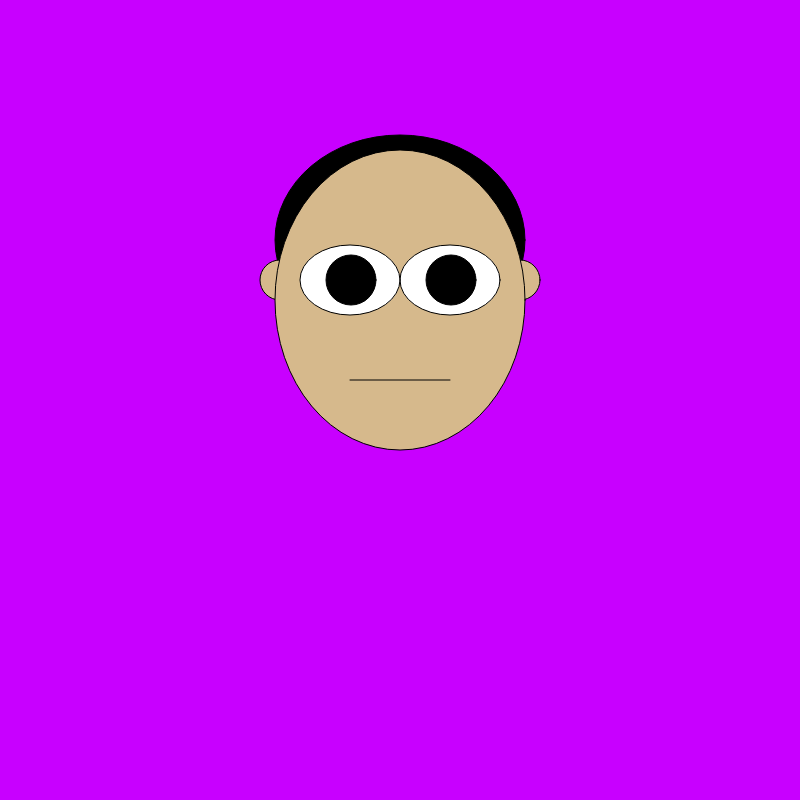
Frame 1 (no input)
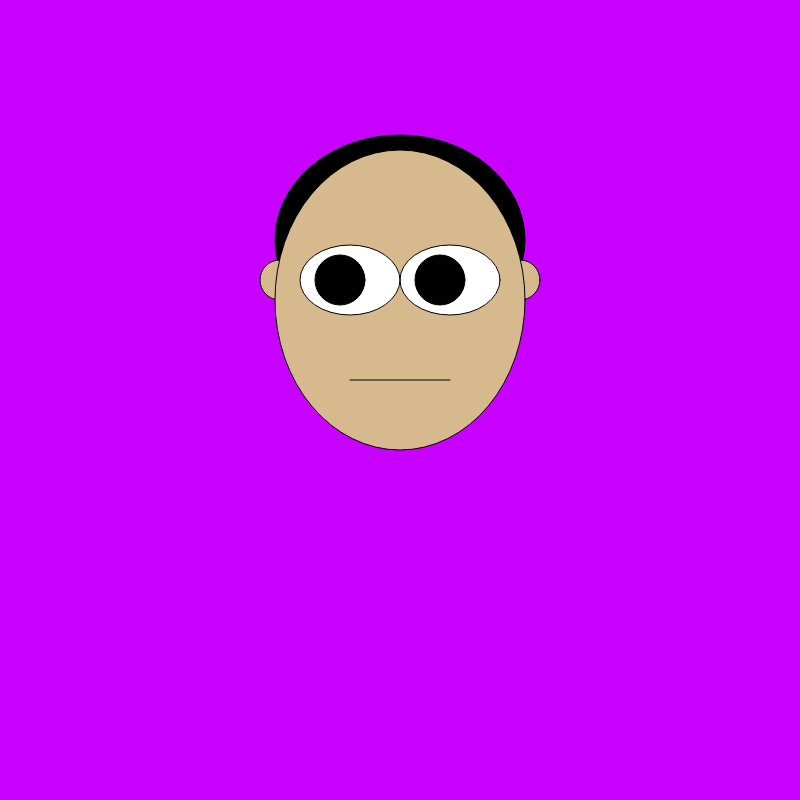
Frame 60 (no input)
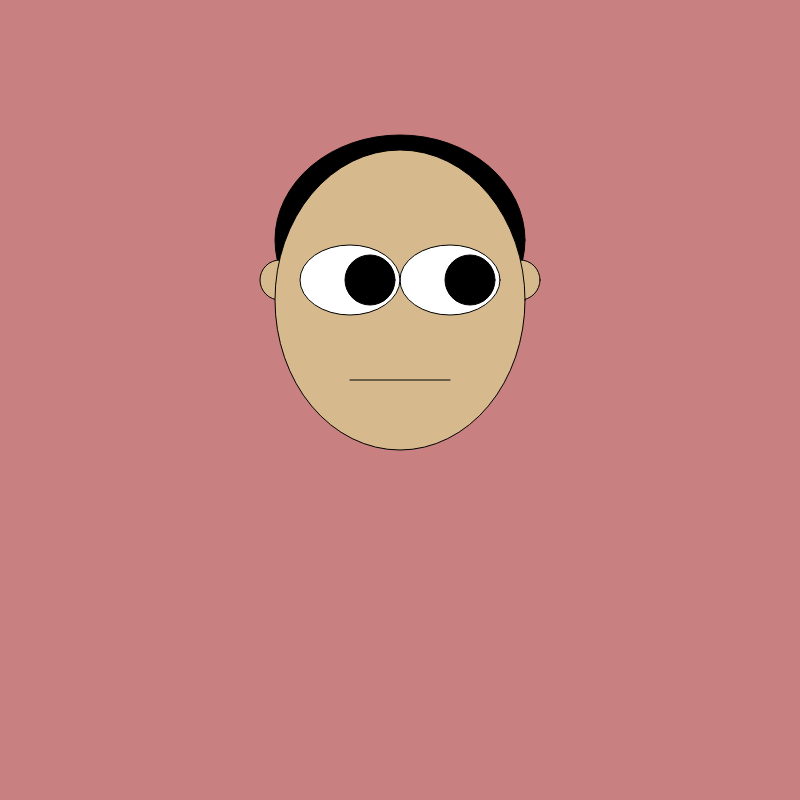
Frame 120 (the mouse pressed at the canvas centre since frame 60)

The p5.js sketch that drew these frames (run headless with seeded random() and noise() and a simulated clock; from frame 60 on, the mouse is pressed at the canvas centre):

// p5.js sketch
// ── sketch.js
function setup() {
    createCanvas(800,800);
    frameRate(30);
}

// X coordinate variables for pupils & direction

var pupilRX = 350;
var pupilLX = 450;
var direction = 1;

function draw(){

    // Declare vairables

    var bg = 200;
    var headX = 400, headY = 300, headW = 250, headH = headW+50;

    var hairX = 400, hairY = 240, hairW = 250, hairH = 210;

    var eyesRX = 450, eyesRY = 280, eyesRW = 50, eyesRH = 35, pupilRH = 50;
    var eyesLX = 350, eyesLY = 280, eyesLW = 50, eyesLH = 35, pupilLH = 50;

    var earLX = 280, earLY = 280, earLW = 40, earLH = 40;
    var earRX = 520, earRY = 280, earRW = 40, earRH = 40;

    var mouthX = 450, mouthY = 380, mouthW = 350, mouthH = 380;

    var earColor = "rgb(214,185,140)", eyeColor = "white", pupilColor = "black", hairColor = "black", headColor = "rgb(214,185,140)";

    var r = 200;
    var g = map(mouseX, 0, width, 0, 255); // green
    var b = map(mouseY, 0, height, 255, 0); // blue
    // fill(r, g, b);
    background(r,g,b);

    // hair
    fill(hairColor);
    ellipse(hairX, hairY, hairW,hairH);

    // ears
    fill(earColor);
    ellipse(earLX,earLY,earLW,earLH);
    ellipse(earRX,earRY,earRW,earRH);


    // head
    fill(headColor)
    ellipse(headX,headY,headW,headH);

    // Eyes
    fill(eyeColor);
    ellipseMode(RADIUS);
    ellipse(eyesRX, eyesRY, eyesRW, eyesRH);
    ellipse(eyesLX, eyesLY, eyesLW, eyesLH);
    fill(pupilColor);
    ellipseMode(CENTER);


    // Animate Eyes
    pupilLX = pupilLX + 1 * direction;
    pupilRX = pupilRX + 1 * direction;

    // Function for containing pupil animation within eyes
    if(pupilLX == 475 || pupilLX == 425 && pupilRX == 325 || pupilRX == 375){
        direction *= -1;
    }
    
    ellipse(pupilRX, eyesRY, eyesRW, pupilRH);
    ellipse(pupilLX, eyesLY, eyesLW, pupilLH);

    // mouth
    line(mouthX,mouthY,mouthW,mouthH);

}

// ── project1.html
<!DOCTYPE html>
<html lang="en" dir="ltr">
    <head>
        <meta charset="utf-8">
        <meta name="viewport" content="width=device-width, initial-scale=1.0">
        <title>MMP 210 Site</title>
        <link rel="stylesheet" href="index.css">
    </head>
    <body>
        <div class="container">
            <h1>Project 1: Hard Coded Portrait</h1>
            <p class="intro-text"><a href="../index.html">Click here to go back home</a></p>

            <p class="intro-text">This is my Portrait</p>

        </div>
        <script src="p5.min.js" type="text/javascript"></script>
        <script src="sketch.js" type="text/javascript"></script>
    </body>
</html>
